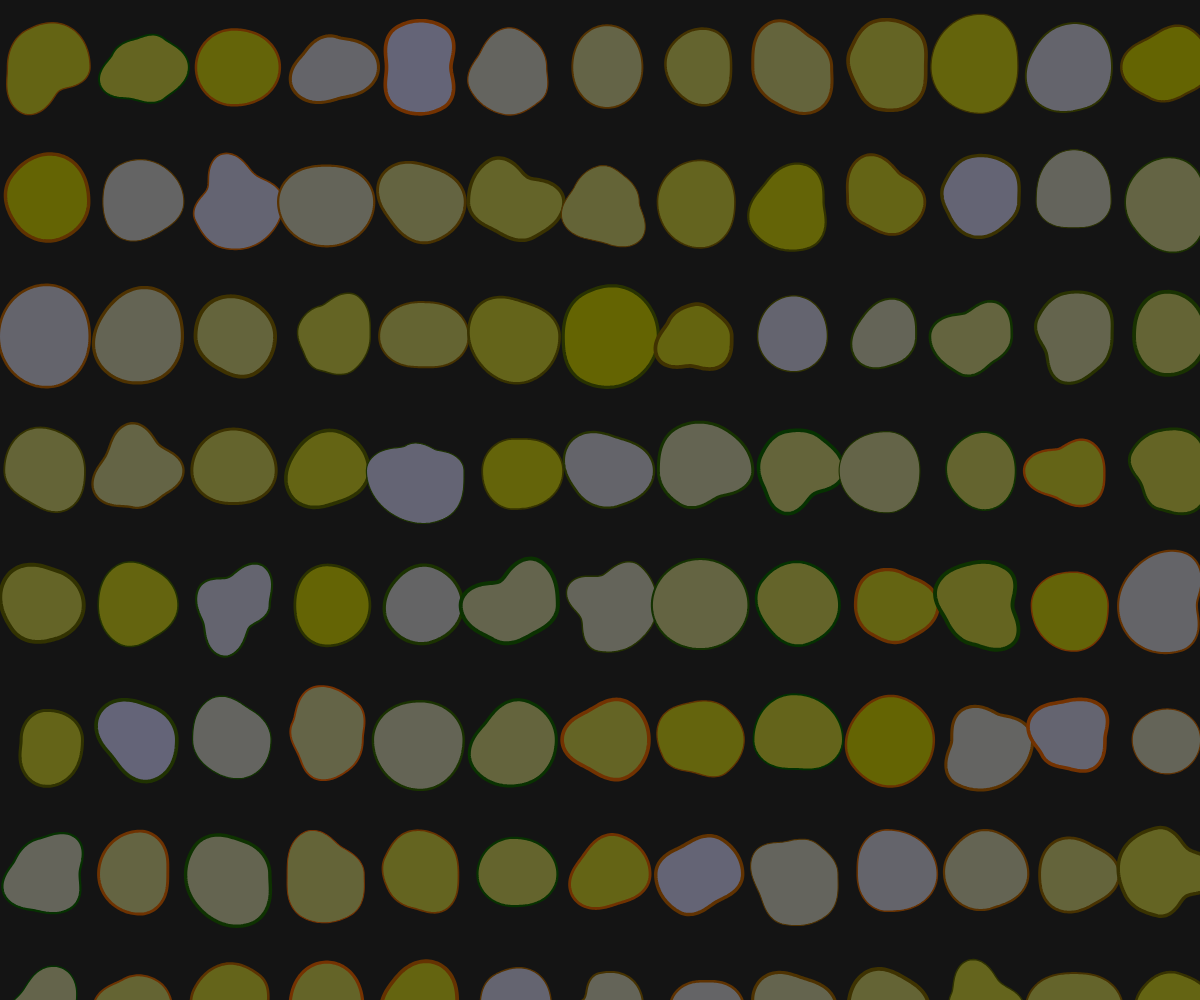
Frame 1 (no input)
Frame 60 (no input): identical to frame 1, image omitted
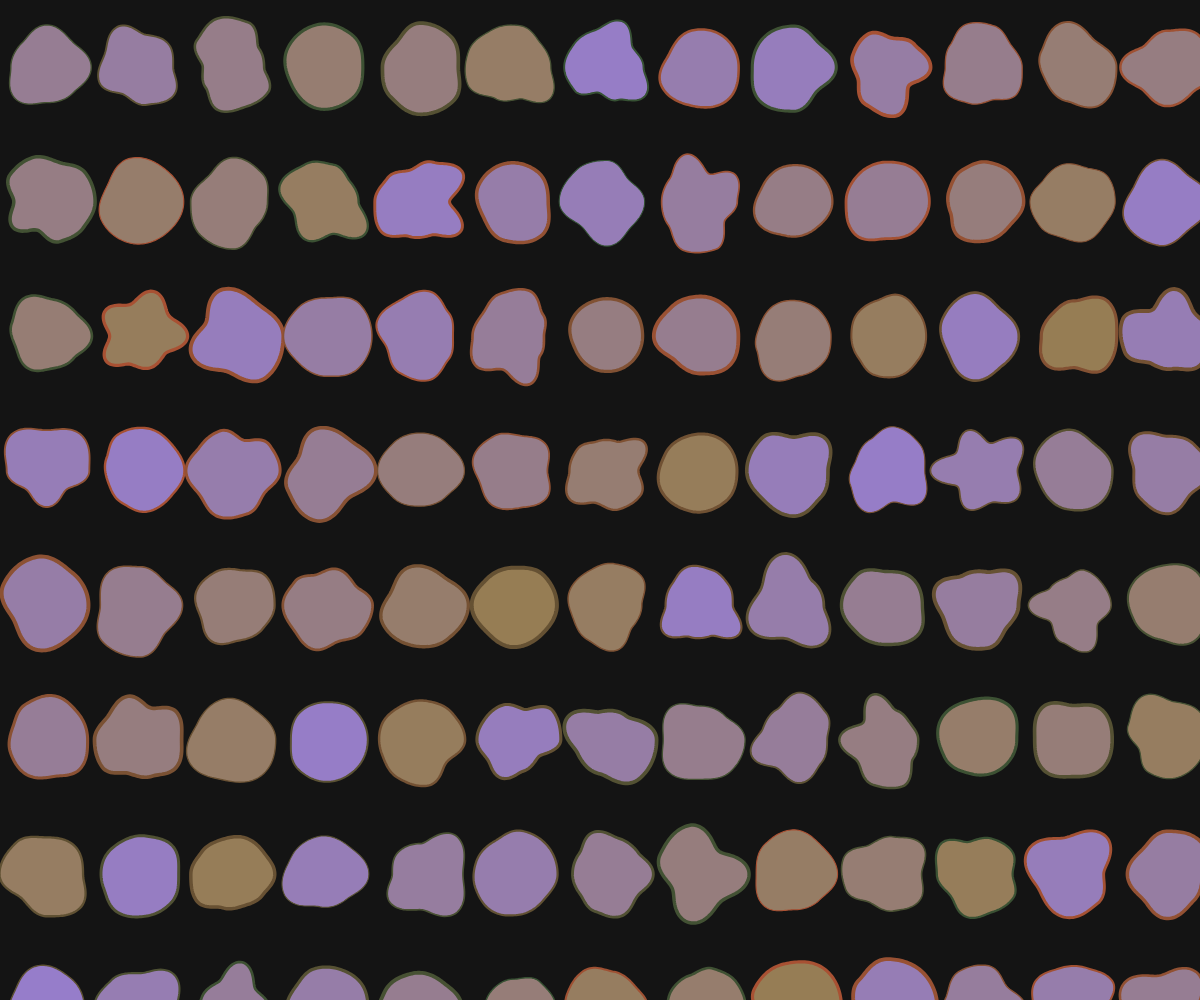
Frame 120 (the mouse pressed at the canvas centre since frame 60)

The p5.js sketch that drew these frames (run headless with seeded random() and noise() and a simulated clock; from frame 60 on, the mouse is pressed at the canvas centre):

// p5.js sketch
// ── sketch.js
let seme = 0;

function setup() {
  createCanvas(windowWidth, windowHeight);
}

function draw() {
  background(20);

  let numeroGlifi = 112;
  let numeroColonne = sqrt(numeroGlifi);
  let numeroRighe = sqrt(numeroGlifi);

  let xCorrente = 0;
  let yCorrente = 0;
  let dimColonna = (windowWidth / numeroColonne)-20;
  let dimRiga = (windowHeight / numeroRighe)+40;
  //creazione griglia per i glifi
  for (let g = 0; g < numeroGlifi; g++) { 
    mioGlifo(xCorrente + dimColonna / 2, yCorrente + dimRiga / 2, 40);
    xCorrente = xCorrente + dimColonna;

    if (xCorrente >= windowWidth - 1) {
      xCorrente = 0;
      yCorrente = yCorrente + dimRiga;
    }
  }
} 
function mioGlifo(_x, _y, _size) {
  push();
  translate(_x, _y);
  
  //definisco il numero di punti partendo da da un valore random e da la posizione del mouse e arrotondando con la funzione floor
  randomSeed(floor(_x * 7 + _y * 13) + seme); 
  let punti = floor(random(6, 10) + map(mouseX, 0, windowWidth, -2, 4));
  let amp = random(0.1, 0.35) + map(mouseY, 0, windowHeight, -0.5, 0.5);
//definisco le specifiche di colore e bordo grazie alla posizione del mouse e di parametri random
  fill(map(mouseX, 0, windowWidth, 100, 200),map(mouseX, 0, windowWidth, 100, 150),random (0,120)+map(mouseY, 0, windowWidth, 1, 200));
  strokeWeight(random(1,4));
  stroke(random (0,120)+map(mouseX, 0, windowWidth, 1, 100),map(mouseY, 0, windowWidth, 50, 125),map(mouseX, 0, windowWidth, 1, 100));

  // definisco il raggio dei punti grazie al valore amp ricavato prima 
  let raggi = [];
  for (let i = 0; i < punti; i++) {
    raggi[i] = _size * (1 + random(-amp, amp));
  }

  // genero la forma
  beginShape();
  let passi = 150;
  for (let k = 0; k < passi; k++) {
    let t = (k / passi) * punti;
    let i = floor(t);
    let f = t - i;
    f = (1 - cos(f * PI)) / 2; 
    let r = lerp(raggi[i % punti], raggi[(i + 1) % punti], f);
    let a = (TWO_PI / passi) * k;
    vertex(cos(a) * r, sin(a) * r);
  }
  endShape(CLOSE);

  pop();
}
//reset del randomseed in modo da avere nuove forme
function mousePressed() {
  seme = floor(random(100000));
}

function windowResized() {
  resizeCanvas(windowWidth, windowHeight);
}
